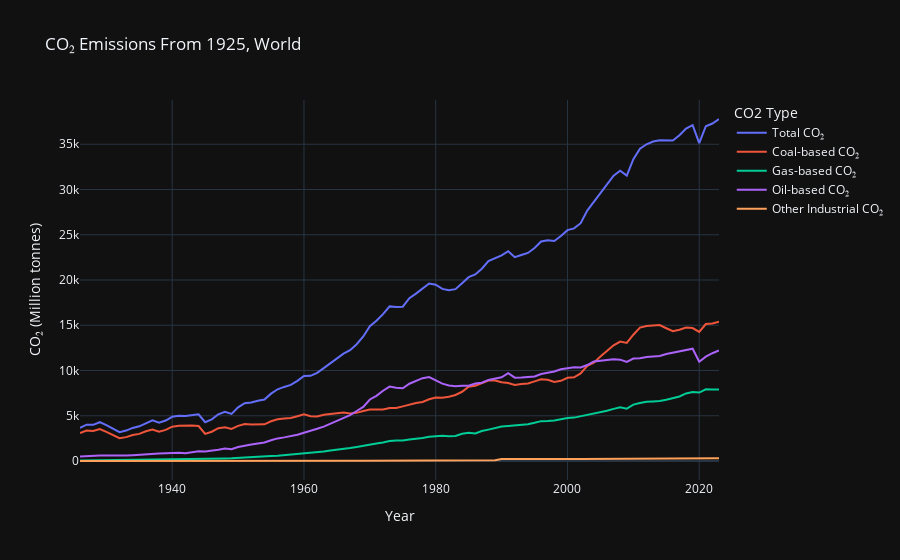

Notebook code cell kept with this figure:
### Markdown cell above
## Trends in CO₂ Emissions Over the Century

### Code cell
db = clean_df(raw_db)
db["iso_code"] = db["iso_code"].fillna(method="ffill").fillna(method="bfill")
world_data = raw_db[raw_db['country'] == "World"]
co2_types = ['co2', 'coal_co2', 'gas_co2', 'oil_co2', 'other_industry_co2']
variable_names = ["Total CO₂", "Coal-based CO₂", "Gas-based CO₂", "Oil-based CO₂", "Other Industrial CO₂"]

world__2000 = world_data[world_data.year > 1925][["year", "country"] + co2_types]

melted = world__2000.melt(id_vars=["year", "country"], value_vars=co2_types,
                          var_name="CO2 Type", value_name="CO2 (Million tonnes)")

name_map = dict(zip(co2_types, variable_names))
melted["CO2 Type"] = melted["CO2 Type"].map(name_map)

fig = px.line(melted, x="year", y="CO2 (Million tonnes)", color="CO2 Type",
              labels={"year": "Year", "CO2 (Million tonnes)": "CO₂ (Million tonnes)"},
              template="plotly_dark", title="CO₂ Emissions From 1925, World")
fig.show()
